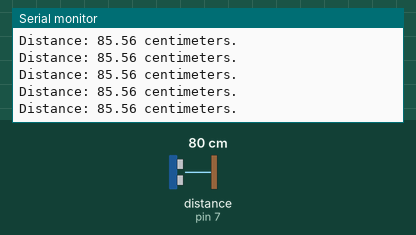
A sketch run on a simulated Arduino Uno, built with avr-gcc and run on an emulated ATmega328P. Shown: the last lines printed to the serial monitor. Wiring (inferred from the names in the program): ultrasonic range finder: trigger pin 8; echo pin 7. The inputs (shaded band) are chosen by the test bench; at power-on: distance to the obstacle (sensor on pin 7) 80 cm. The echo pulse lasts 58.3 µs per cm.

Above: at 1.2 s.
1.3 s: distance to the obstacle (sensor on pin 7) set to 2 cm
At 1.41 s:
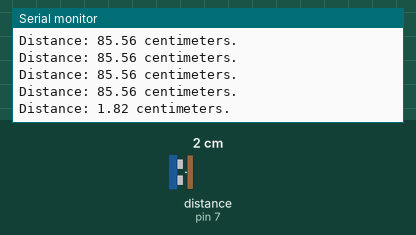
4.3 s: distance to the obstacle (sensor on pin 7) set to 9 cm
At 4.3 s:
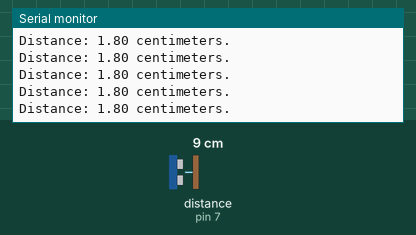
7.3 s: distance to the obstacle (sensor on pin 7) set to 4 cm
At 7.3 s:
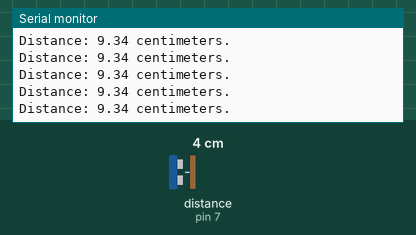
10.3 s: distance to the obstacle (sensor on pin 7) set to 60 cm
At 10.4 s:
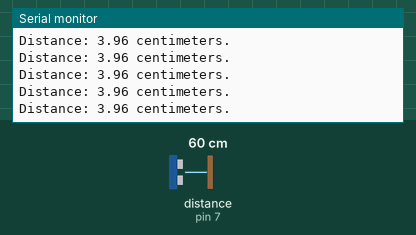
Timing chart, 0 to 13.3 s (numbered marks = the images above; inputs shaded):
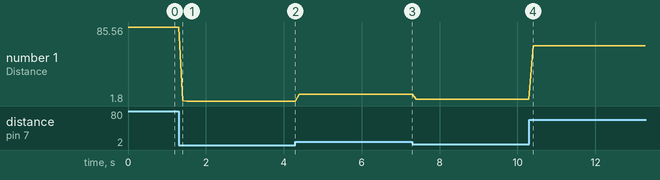

Measured:
- after the input at 1.3 s, the serial monitor: prints a new line after 0.10 s (image 1)
- plotted number 1: 85.56 → 1.8 after the input at 1.3 s, 1.8 → 9.34 after the input at 4.3 s, 9.34 → 3.96 after the input at 7.3 s, 3.96 → 64.09 after the input at 10.3 s

The sketch:

measuringDistance_UltransonicSensor.ino
```cpp
int trigPin = 8;
int echoPin = 7;
float pingTime;
float speedOfSound = 368.32;  //speed of sound from previous calibration
float distance;

void setup() {
  Serial.begin(9600);
  pinMode(trigPin, OUTPUT);
  pinMode(echoPin, INPUT);

}

void loop() {
  digitalWrite(trigPin, LOW);
  delayMicroseconds(2000);
  digitalWrite(trigPin, HIGH);
  delayMicroseconds(10);
  digitalWrite(trigPin, LOW);
  delayMicroseconds(15);

  pingTime = pulseIn(echoPin, HIGH);   //Measure pingTime in microseconds
  pingTime = pingTime / 1000000.;

  distance = speedOfSound * pingTime / 2;

  distance = distance * 100;   //distance in centimeters

  Serial.print("Distance: ");
  Serial.print(distance);
  Serial.println(" centimeters.");

  delay(100);
}
```
